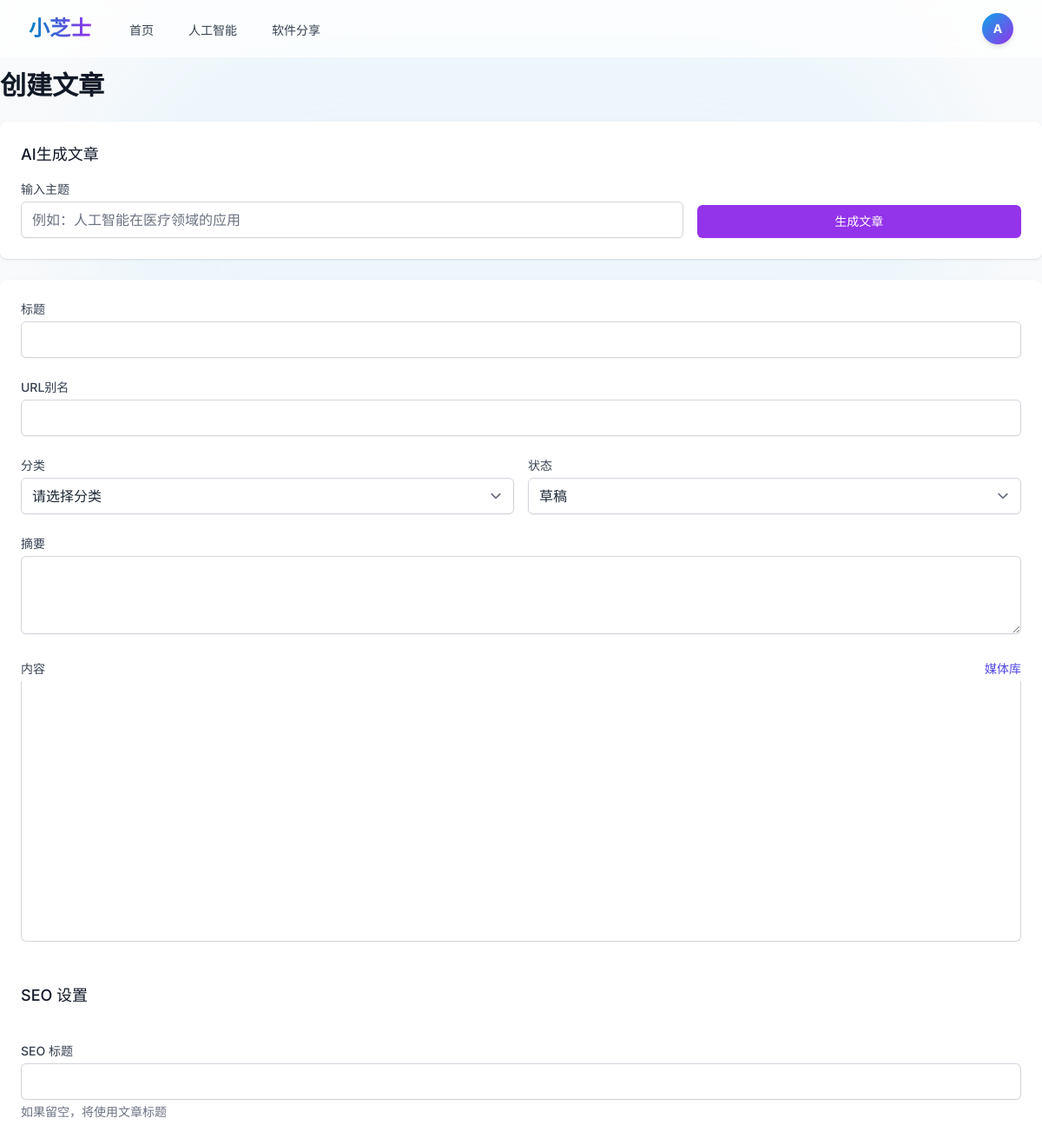
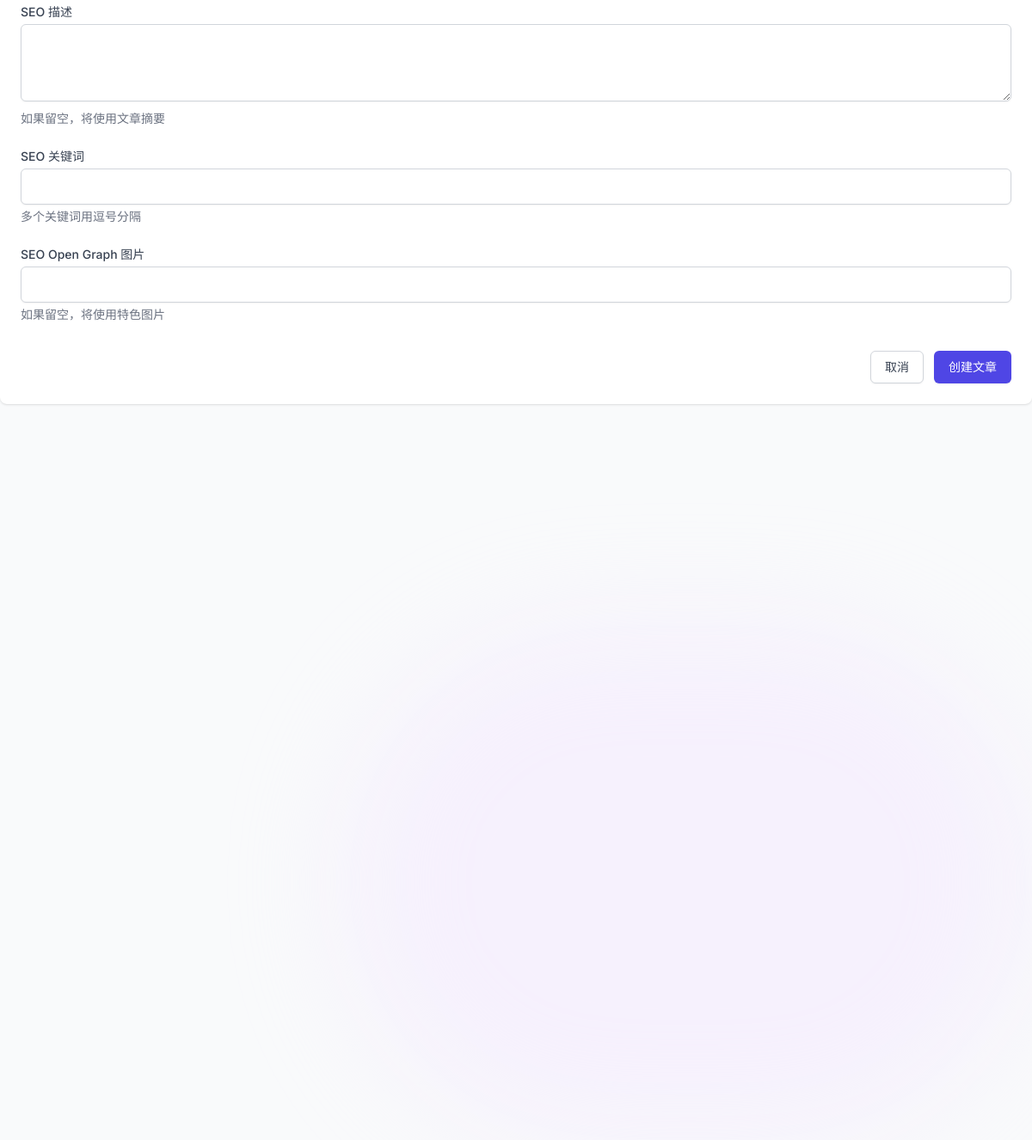
The page /dashboard/posts/create (signed in) on the database its author committed (2 pictures, top to bottom).
### app/models/__init__.py (models this page shows, shortened)
class Navigation(db.Model):
    __tablename__ = 'navigations'
    id = db.Column(db.Integer, primary_key=True)
    name = db.Column(db.String(100), nullable=False)  # 导航名称，如"首页", "关于我们"等
    title = db.Column(db.String(100), nullable=False)  # 显示标题
    url = db.Column(db.String(500), nullable=False)  # URL地址
    target = db.Column(db.String(20), default='_self')  # 打开方式: _self, _blank 等
    position = db.Column(db.Integer, default=0)  # 排序位置
    is_active = db.Column(db.Boolean, default=True)  # 是否激活
    created_at = db.Column(db.DateTime, default=datetime.utcnow)
    updated_at = db.Column(db.DateTime, default=datetime.utcnow, onupdate=datetime.utcnow)

class User(UserMixin, db.Model):
    __tablename__ = 'users'
    id = db.Column(db.Integer, primary_key=True)
    username = db.Column(db.String(80), unique=True, nullable=False)
    email = db.Column(db.String(120), unique=True, nullable=False)
    password_hash = db.Column(db.String(255), nullable=False)
    first_name = db.Column(db.String(50), nullable=True)
    last_name = db.Column(db.String(50), nullable=True)
    bio = db.Column(db.Text, nullable=True)
    avatar = db.Column(db.String(255), nullable=True)
    role = db.Column(db.String(20), default='user')  # user, editor, admin
    is_active = db.Column(db.Boolean, default=True)
    created_at = db.Column(db.DateTime, default=datetime.utcnow)
    updated_at = db.Column(db.DateTime, default=datetime.utcnow, onupdate=datetime.utcnow)
    posts = db.relationship('Post', backref='author', lazy=True, foreign_keys='Post.user_id')
    comments = db.relationship('Comment', backref='author', lazy=True, foreign_keys='Comment.user_id')

### app/main/__init__.py (the view, shortened to what this page needs)
@bp.route('/dashboard/posts/create', methods=['GET', 'POST'])
@login_required
def create_post():
    categories = Category.query.all()
    return render_template('main/create_post.html', categories=categories)

### app/main/__init__.py (called while the page is built)
@bp.context_processor
def inject_navigations():
    from app.models import Navigation
    active_navigations = Navigation.query.filter_by(is_active=True).order_by(Navigation.position).all()
    return dict(active_navigations=active_navigations)

### app/utils/seo.py (called while the page is built)
def get_seo_settings():
    return SeoSetting.query.first()

def register_seo_functions(app):
    @app.context_processor
    def inject_seo_functions():
        return dict(
            get_post_seo_data=get_post_seo_data,
            get_category_seo_data=get_category_seo_data,
            get_search_seo_data=get_search_seo_data,
            generate_meta_tags=generate_meta_tags
        )

### app/templates/main/create_post.html (shortened to what this page needs)
{% extends "base.html" %}
{% block content %}
<div class="max-w-7xl mx-auto">
    <div class="md:flex md:items-center md:justify-between mb-6">
        <div class="flex-1 min-w-0">
            <h2 class="text-2xl font-bold leading-7 text-gray-900 sm:text-3xl sm:truncate">
                创建文章
            </h2>
        </div>
    </div>
    <div class="bg-white shadow rounded-lg p-6 mb-6">
        <h3 class="text-lg font-medium text-gray-900 mb-4">AI生成文章</h3>
        <div class="grid grid-cols-1 gap-y-6 gap-x-4 sm:grid-cols-6">
            <div class="sm:col-span-4">
                <label class="block text-sm font-medium text-gray-700 mb-1">输入主题</label>
                <input type="text" id="ai-topic" placeholder="例如：人工智能在医疗领域的应用" class="w-full px-3 py-2 border border-gray-300 rounded-md shadow-sm focus:outline-none focus:ring-indigo-500 focus:border-indigo-500">
            </div>
            <div class="sm:col-span-2 flex items-end">
                <button id="generate-ai-content" type="button" class="w-full inline-flex justify-center py-2 px-4 border border-transparent shadow-sm text-sm font-medium rounded-md text-white bg-purple-600 hover:bg-purple-700 focus:outline-none focus:ring-2 focus:ring-offset-2 focus:ring-purple-500">
                    生成文章
                </button>
            </div>
        </div>
    </div>
    <div class="bg-white shadow rounded-lg p-6">
        <form method="POST">
            <div class="grid grid-cols-1 gap-y-6 gap-x-4 sm:grid-cols-6">
                <div class="sm:col-span-6">
                    <label class="block text-sm font-medium text-gray-700 mb-1">标题</label>
                    <input type="text" name="title" required class="w-full px-3 py-2 border border-gray-300 rounded-md shadow-sm focus:outline-none focus:ring-indigo-500 focus:border-indigo-500">
                </div>
                <div class="sm:col-span-6">
                    <label class="block text-sm font-medium text-gray-700 mb-1">URL别名</label>
                    <input type="text" name="slug" required class="w-full px-3 py-2 border border-gray-300 rounded-md shadow-sm focus:outline-none focus:ring-indigo-500 focus:border-indigo-500">
                </div>
                <div class="sm:col-span-3">
                    <label class="block text-sm font-medium text-gray-700 mb-1">分类</label>
                    <select name="category_id" class="w-full px-3 py-2 border border-gray-300 rounded-md shadow-sm focus:outline-none focus:ring-indigo-500 focus:border-indigo-500">
                        <option value="">请选择分类</option>
                    </select>
                </div>
                <div class="sm:col-span-3">
                    <label class="block text-sm font-medium text-gray-700 mb-1">状态</label>
                    <select name="status" class="w-full px-3 py-2 border border-gray-300 rounded-md shadow-sm focus:outline-none focus:ring-indigo-500 focus:border-indigo-500">
                        <option value="draft">草稿</option>
                    </select>
                </div>
                <div class="sm:col-span-6">
                    <label class="block text-sm font-medium text-gray-700 mb-1">摘要</label>
                    <textarea name="excerpt" rows="3" class="w-full px-3 py-2 border border-gray-300 rounded-md shadow-sm focus:outline-none focus:ring-indigo-500 focus:border-indigo-500"></textarea>
                </div>
                <div class="sm:col-span-6">
                    <div class="flex items-center justify-between mb-1">
                        <label class="block text-sm font-medium text-gray-700">内容</label>
                        <button type="button" id="openMediaLibrary" class="text-sm text-indigo-600 hover:text-indigo-800">
                            媒体库
                        </button>
                    </div>
                    <div id="editor" style="border: 1px solid #d1d5db; border-top: none; min-height: 300px; height: 300px; border-radius: 0 0 0.375rem 0.375rem;">
                    </div>
                </div>
                <div class="sm:col-span-6">
                    <h3 class="text-lg font-medium text-gray-900 mb-4 mt-6">SEO 设置</h3>
                </div>
                <div class="sm:col-span-6">
                    <label class="block text-sm font-medium text-gray-700 mb-1">SEO 标题</label>
                    <input type="text" name="seo_title" value="" class="w-full px-3 py-2 border border-gray-300 rounded-md shadow-sm focus:outline-none focus:ring-indigo-500 focus:border-indigo-500">
                    <p class="mt-1 text-sm text-gray-500">如果留空，将使用文章标题</p>
                </div>
                <div class="sm:col-span-6">
                    <label class="block text-sm font-medium text-gray-700 mb-1">SEO 描述</label>
                    <textarea name="seo_description" rows="3" class="w-full px-3 py-2 border border-gray-300 rounded-md shadow-sm focus:outline-none focus:ring-indigo-500 focus:border-indigo-500"></textarea>
                    <p class="mt-1 text-sm text-gray-500">如果留空，将使用文章摘要</p>
                </div>
                <div class="sm:col-span-6">
                    <label class="block text-sm font-medium text-gray-700 mb-1">SEO 关键词</label>
                    <input type="text" name="seo_keywords" value="" class="w-full px-3 py-2 border border-gray-300 rounded-md shadow-sm focus:outline-none focus:ring-indigo-500 focus:border-indigo-500">
                    <p class="mt-1 text-sm text-gray-500">多个关键词用逗号分隔</p>
                </div>
                <div class="sm:col-span-6">
                    <label class="block text-sm font-medium text-gray-700 mb-1">SEO Open Graph 图片</label>
                    <input type="text" name="seo_og_image" value="" class="w-full px-3 py-2 border border-gray-300 rounded-md shadow-sm focus:outline-none focus:ring-indigo-500 focus:border-indigo-500">
                    <p class="mt-1 text-sm text-gray-500">如果留空，将使用特色图片</p>
                </div>
            </div>
            <div class="mt-8 flex justify-end">
                <a href="{{ url_for('main.dashboard') }}" class="bg-white py-2 px-4 border border-gray-300 rounded-md shadow-sm text-sm font-medium text-gray-700 hover:bg-gray-50 focus:outline-none focus:ring-2 focus:ring-offset-2 focus:ring-indigo-500">
                    取消
                </a>
                <button type="submit" class="ml-3 inline-flex justify-center py-2 px-4 border border-transparent shadow-sm text-sm font-medium rounded-md text-white bg-indigo-600 hover:bg-indigo-700 focus:outline-none focus:ring-2 focus:ring-offset-2 focus:ring-indigo-500">
                    创建文章
                </button>
            </div>
        </form>
    </div>
</div>
<link href="https://unpkg.com/@wangeditor/editor@5.1.23/dist/css/style.css" rel="stylesheet">
{% endblock %}

### app/templates/base.html (shortened to what this page needs)
<!DOCTYPE html>
<html lang="zh-CN">
<head>
    <script src="https://cdn.tailwindcss.com?plugins=typography,forms,line-clamp"></script>
    <link rel="stylesheet" href="{{ url_for('static', filename='css/style.css') }}">
    <link rel="stylesheet" href="{{ url_for('static', filename='css/card-styles.css') }}">
</head>
<body class="bg-gray-50 font-sans text-gray-800 antialiased selection:bg-primary-500 selection:text-white">
    <div class="fixed inset-0 -z-10 overflow-hidden">
        <div
            class="absolute bottom-0 right-0 w-[800px] h-[600px] bg-purple-100 rounded-full blur-3xl opacity-50 pointer-events-none">
        </div>
    </div>
    <nav class="fixed w-full z-50 top-0 transition-all duration-300 glass">
        <div class="max-w-7xl mx-auto px-4 sm:px-6 lg:px-8">
            <div class="flex justify-between h-16">
                <div class="flex items-center">
                    <div class="flex-shrink-0 flex items-center">
                        <a href="{{ url_for('main.index') }}"
                            class="text-2xl font-bold bg-clip-text text-transparent bg-gradient-to-r from-primary-600 to-purple-600 hover:opacity-80 transition-opacity">
                        </a>
                    </div>
                    <div class="hidden md:ml-10 md:flex md:space-x-8">
                        {% for nav in active_navigations %}
                        <a href="{{ nav.url }}"
                            class="text-gray-700 hover:text-primary-600 inline-flex items-center px-1 pt-1 text-sm font-medium transition-colors relative group"
                            target="{{ nav.target }}">
                            {{ nav.title }}
                        </a>
                        {% endfor %}
                    </div>
                </div>
                <div class="flex items-center space-x-4">
                    <div class="flex items-center">
                        {% if current_user.is_authenticated %}
                        <div class="relative ml-3 group">
                            <button
                                class="flex items-center max-w-xs text-sm rounded-full focus:outline-none focus:ring-2 focus:ring-offset-2 focus:ring-primary-500 transition-transform transform group-hover:scale-105">
                                <div
                                    class="h-9 w-9 rounded-full bg-gradient-to-br from-primary-500 to-purple-600 text-white flex items-center justify-center font-bold shadow-md">
                                    {{ current_user.username[0].upper() }}
                                </div>
                            </button>
                        </div>
                        {% endif %}
                    </div>
                </div>
            </div>
        </div>
    </nav>
    <main class="pt-20 pb-12 min-h-screen relative z-0">
        {% block content %}{% endblock %}
    </main>
</body>
</html>

### app/static/css/style.css (style rules this page uses)
.glass { background: rgba(255, 255, 255, 0.7); backdrop-filter: blur(10px); -webkit-backdrop-filter: blur(10px); border: 1px solid rgba(255, 255, 255, 0.3); }

### app/templates/main/create_post.html (style rules this page uses)
#editor { z-index: 0; }

### rows shown on the page
Navigation: title "首页"
Navigation: title "人工智能"
Navigation: title "软件分享"
User: username "A"
